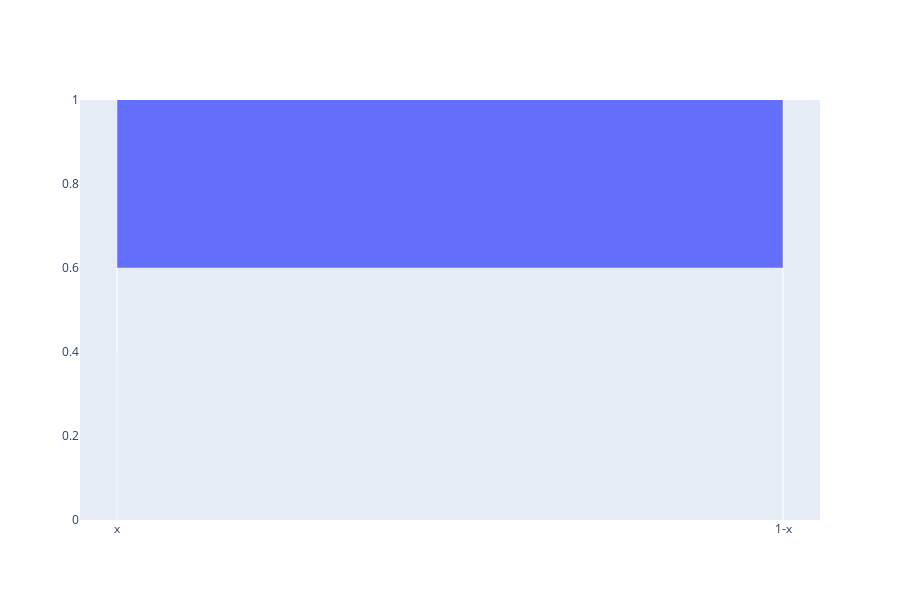

The notebook cell this image was saved under:
### Code cell
import plotly.graph_objects as go
from ipywidgets import interact

fig = go.FigureWidget()
bar = fig.add_bar(x=['x', '1-x'])
fig.layout = dict(yaxis=dict(range=[0,1]), height=600)

@interact(x=(0, 1, 0.01))
def update(x=0.3):
    with fig.batch_update():
        bar.y=[x, 1-x]
fig

### Figure 1 — Plotly figure (JSON) as saved in the notebook; plotly's stock layout.template omitted (floating-point values rounded to 4 significant figures)
{"data": [{"type": "bar", "uid": "a9aea978-534e-4e2b-945b-343005934018", "x": ["x", "1-x"]}], "layout": {"height": 600, "yaxis": {"range": [0, 1]}}}
